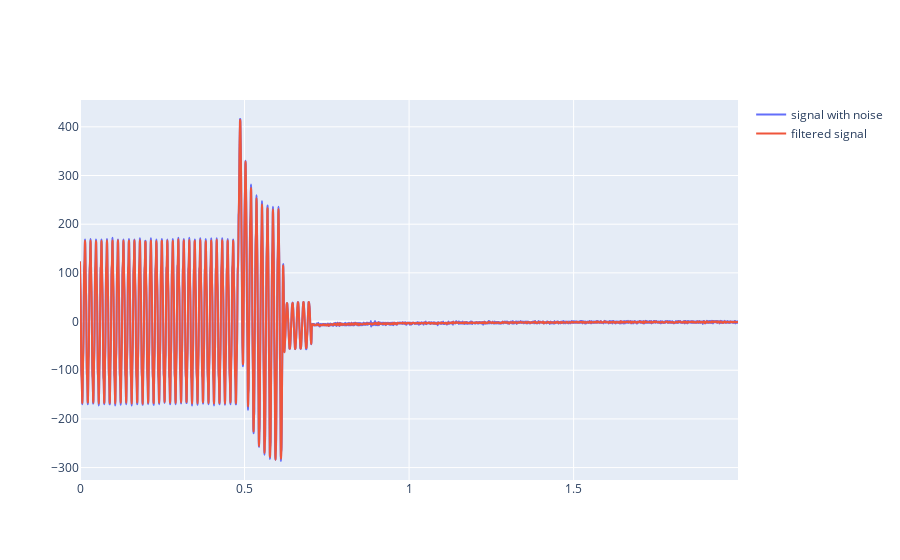

Notebook code for this chart:
### Code cell
import matplotlib.pyplot as plt
from comtrade import Comtrade
import plotly.graph_objects as go
from antialising import Filtro
from array import array
from transformada import *
import numpy as np

rec = Comtrade()
rec.load("sample_files/test1.cfg", "sample_files/test1.dat")
print("Trigger time = {}s".format(rec.trigger_time))

senal_num=2

plt.figure()
plt.plot(rec.time, rec.analog[senal_num])
plt.legend([rec.analog_channel_ids[senal_num]])
plt.show()

#Filtro pasa bajas
t=rec.time
data=rec.analog[senal_num]
T = rec.cfg.sample_rates[0][1]/rec.cfg.sample_rates[0][0]        # numMuestras/muestrasPorSegundo
fs = rec.cfg.sample_rates[0][0]       # sample rate, Hz 
cutoff = (1200-60)/3      # desired cutoff frequency of the filter, Hz
order = 2

y=Filtro(fs,order,cutoff,data)

fig = go.Figure()
fig.add_trace(go.Scatter(y=data.tolist(),x=t.tolist(),line =  dict(shape =  'spline' ),name = 'signal with noise'))
fig.add_trace(go.Scatter(y = y.tolist(),x=t.tolist(),line =  dict(shape =  'spline' ),name = 'filtered signal'))
fig.show()

#Transformada
N=rec.cfg.sample_rates[0][1]
Tf=1/rec.cfg.sample_rates[0][0]
SOL=FFT(y)
SOL_f=FFT_f(N,Tf)

SOL_abs=2.0/N * np.abs(SOL[0:N//2])
SOL_angle=np.angle(SOL)[0:N//2]

plt.plot(SOL_f, SOL_abs)
plt.grid()
plt.show()
plt.plot(SOL_f, SOL_angle)
plt.grid()
plt.show()

try:
    i=np.where(SOL_f==60)
    j=i[0][0]
    plt.polar([0,SOL_angle[j]],[0,SOL_abs[j]],marker='.')
except:
    print("No hay valor de 60Hz exacto")

### Figure 1 — Plotly figure (JSON) as saved in the notebook; plotly's stock layout.template omitted (floating-point values rounded to 4 significant figures; data arrays with more than 128 entries replaced by an {"elided": "..."} marker saying what was removed)
{"data": [{"line": {"shape": "spline"}, "name": "signal with noise", "type": "scatter", "x": {"elided": "4000 float values"}, "y": {"elided": "4000 float values"}}, {"line": {"shape": "spline"}, "name": "filtered signal", "type": "scatter", "x": {"elided": "4000 float values"}, "y": {"elided": "4000 float values"}}], "layout": {}}
